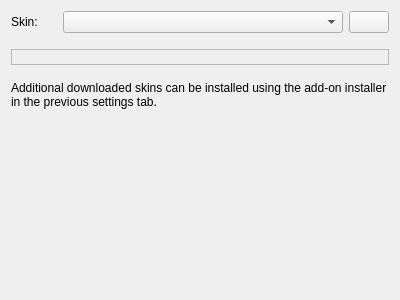
<?xml version="1.0" encoding="UTF-8"?>
<ui version="4.0">
 <class>SkinConfigWidget</class>
 <widget class="QWidget" name="SkinConfigWidget">
  <property name="geometry">
   <rect>
    <x>0</x>
    <y>0</y>
    <width>400</width>
    <height>300</height>
   </rect>
  </property>
  <property name="windowTitle">
   <string>Form</string>
  </property>
  <layout class="QGridLayout" name="gridLayout">
   <item row="0" column="0">
    <widget class="QLabel" name="label">
     <property name="sizePolicy">
      <sizepolicy hsizetype="Preferred" vsizetype="Preferred">
       <horstretch>1</horstretch>
       <verstretch>0</verstretch>
      </sizepolicy>
     </property>
     <property name="text">
      <string>Skin:</string>
     </property>
    </widget>
   </item>
   <item row="0" column="1" colspan="2">
    <widget class="QComboBox" name="cbxSkin">
     <property name="sizePolicy">
      <sizepolicy hsizetype="Preferred" vsizetype="Fixed">
       <horstretch>3</horstretch>
       <verstretch>0</verstretch>
      </sizepolicy>
     </property>
    </widget>
   </item>
   <item row="6" column="0">
    <spacer name="vspc1">
     <property name="orientation">
      <enum>Qt::Vertical</enum>
     </property>
     <property name="sizeHint" stdset="0">
      <size>
       <width>10</width>
       <height>40</height>
      </size>
     </property>
    </spacer>
   </item>
   <item row="2" column="2">
    <spacer name="vspc2">
     <property name="orientation">
      <enum>Qt::Vertical</enum>
     </property>
     <property name="sizeType">
      <enum>QSizePolicy::Fixed</enum>
     </property>
     <property name="sizeHint" stdset="0">
      <size>
       <width>20</width>
       <height>10</height>
      </size>
     </property>
    </spacer>
   </item>
   <item row="0" column="3">
    <widget class="QPushButton" name="btnRefresh">
     <property name="sizePolicy">
      <sizepolicy hsizetype="Fixed" vsizetype="Fixed">
       <horstretch>0</horstretch>
       <verstretch>0</verstretch>
      </sizepolicy>
     </property>
     <property name="text">
      <string notr="true"/>
     </property>
     <property name="icon">
      <iconset resource="../../klfres.qrc">
       <normaloff>:/pics/refresh.png</normaloff>:/pics/refresh.png</iconset>
     </property>
    </widget>
   </item>
   <item row="5" column="0" colspan="4">
    <widget class="QLabel" name="label_2">
     <property name="text">
      <string>Additional downloaded skins can be installed using the add-on installer in the previous settings tab.</string>
     </property>
     <property name="wordWrap">
      <bool>true</bool>
     </property>
    </widget>
   </item>
   <item row="3" column="0" colspan="4">
    <widget class="QLabel" name="lblSkinDescription">
     <property name="frameShape">
      <enum>QFrame::StyledPanel</enum>
     </property>
     <property name="frameShadow">
      <enum>QFrame::Sunken</enum>
     </property>
     <property name="text">
      <string notr="true"/>
     </property>
     <property name="textFormat">
      <enum>Qt::RichText</enum>
     </property>
     <property name="wordWrap">
      <bool>true</bool>
     </property>
    </widget>
   </item>
   <item row="4" column="2">
    <spacer name="vspc2_2">
     <property name="orientation">
      <enum>Qt::Vertical</enum>
     </property>
     <property name="sizeType">
      <enum>QSizePolicy::Fixed</enum>
     </property>
     <property name="sizeHint" stdset="0">
      <size>
       <width>20</width>
       <height>10</height>
      </size>
     </property>
    </spacer>
   </item>
  </layout>
 </widget>
 <resources>
  <include location="../../klfres.qrc"/>
 </resources>
 <connections/>
</ui>
